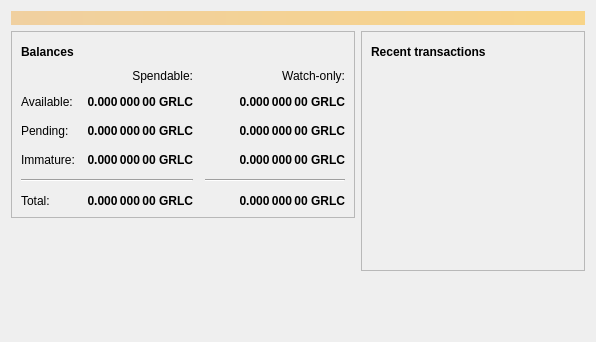
<?xml version="1.0" encoding="UTF-8"?>
<ui version="4.0">
 <class>OverviewPage</class>
 <widget class="QWidget" name="OverviewPage">
  <property name="geometry">
   <rect>
    <x>0</x>
    <y>0</y>
    <width>596</width>
    <height>342</height>
   </rect>
  </property>
  <property name="windowTitle">
   <string>Form</string>
  </property>
  <layout class="QVBoxLayout" name="topLayout">
   <item>
    <widget class="QLabel" name="labelAlerts">
     <property name="visible">
      <bool>false</bool>
     </property>
     <property name="styleSheet">
      <string notr="true">QLabel { background-color: qlineargradient(x1: 0, y1: 0, x2: 1, y2: 0, stop:0 #F0D0A0, stop:1 #F8D488); color:#000000; }</string>
     </property>
     <property name="wordWrap">
      <bool>true</bool>
     </property>
     <property name="margin">
      <number>3</number>
     </property>
     <property name="textInteractionFlags">
      <set>Qt::TextSelectableByMouse</set>
     </property>
    </widget>
   </item>
   <item>
    <layout class="QHBoxLayout" name="horizontalLayout" stretch="1,1">
     <item>
      <layout class="QVBoxLayout" name="verticalLayout_2">
       <item>
        <widget class="QFrame" name="frame">
         <property name="frameShape">
          <enum>QFrame::StyledPanel</enum>
         </property>
         <property name="frameShadow">
          <enum>QFrame::Raised</enum>
         </property>
         <layout class="QVBoxLayout" name="verticalLayout_4">
          <item>
           <layout class="QHBoxLayout" name="horizontalLayout_4">
            <item>
             <widget class="QLabel" name="label_5">
              <property name="font">
               <font>
                <weight>75</weight>
                <bold>true</bold>
               </font>
              </property>
              <property name="text">
               <string>Balances</string>
              </property>
             </widget>
            </item>
            <item>
             <widget class="QPushButton" name="labelWalletStatus">
              <property name="enabled">
               <bool>true</bool>
              </property>
              <property name="maximumSize">
               <size>
                <width>30</width>
                <height>16777215</height>
               </size>
              </property>
              <property name="toolTip">
               <string>The displayed information may be out of date. Your wallet automatically synchronizes with the Bacoin network after a connection is established, but this process has not completed yet.</string>
              </property>
              <property name="text">
               <string/>
              </property>
              <property name="icon">
               <iconset resource="../bitcoin.qrc">
                <normaloff>:/icons/warning</normaloff>
                <disabledoff>:/icons/warning</disabledoff>:/icons/warning</iconset>
              </property>
              <property name="iconSize">
               <size>
                <width>24</width>
                <height>24</height>
               </size>
              </property>
              <property name="flat">
               <bool>true</bool>
              </property>
             </widget>
            </item>
            <item>
             <spacer name="horizontalSpacer_3">
              <property name="orientation">
               <enum>Qt::Horizontal</enum>
              </property>
              <property name="sizeHint" stdset="0">
               <size>
                <width>40</width>
                <height>20</height>
               </size>
              </property>
             </spacer>
            </item>
           </layout>
          </item>
          <item>
           <layout class="QGridLayout" name="gridLayout">
            <property name="spacing">
             <number>12</number>
            </property>
            <item row="2" column="2">
             <widget class="QLabel" name="labelWatchPending">
              <property name="font">
               <font>
                <weight>75</weight>
                <bold>true</bold>
               </font>
              </property>
              <property name="cursor">
               <cursorShape>IBeamCursor</cursorShape>
              </property>
              <property name="toolTip">
               <string>Unconfirmed transactions to watch-only addresses</string>
              </property>
              <property name="text">
               <string notr="true">0.000 000 00 GRLC</string>
              </property>
              <property name="alignment">
               <set>Qt::AlignRight|Qt::AlignTrailing|Qt::AlignVCenter</set>
              </property>
              <property name="textInteractionFlags">
               <set>Qt::LinksAccessibleByMouse|Qt::TextSelectableByKeyboard|Qt::TextSelectableByMouse</set>
              </property>
             </widget>
            </item>
            <item row="2" column="1">
             <widget class="QLabel" name="labelUnconfirmed">
              <property name="font">
               <font>
                <weight>75</weight>
                <bold>true</bold>
               </font>
              </property>
              <property name="cursor">
               <cursorShape>IBeamCursor</cursorShape>
              </property>
              <property name="toolTip">
               <string>Total of transactions that have yet to be confirmed, and do not yet count toward the spendable balance</string>
              </property>
              <property name="text">
               <string notr="true">0.000 000 00 GRLC</string>
              </property>
              <property name="alignment">
               <set>Qt::AlignRight|Qt::AlignTrailing|Qt::AlignVCenter</set>
              </property>
              <property name="textInteractionFlags">
               <set>Qt::LinksAccessibleByMouse|Qt::TextSelectableByKeyboard|Qt::TextSelectableByMouse</set>
              </property>
             </widget>
            </item>
            <item row="3" column="2">
             <widget class="QLabel" name="labelWatchImmature">
              <property name="font">
               <font>
                <weight>75</weight>
                <bold>true</bold>
               </font>
              </property>
              <property name="cursor">
               <cursorShape>IBeamCursor</cursorShape>
              </property>
              <property name="toolTip">
               <string>Mined balance in watch-only addresses that has not yet matured</string>
              </property>
              <property name="text">
               <string notr="true">0.000 000 00 GRLC</string>
              </property>
              <property name="alignment">
               <set>Qt::AlignRight|Qt::AlignTrailing|Qt::AlignVCenter</set>
              </property>
              <property name="textInteractionFlags">
               <set>Qt::LinksAccessibleByMouse|Qt::TextSelectableByKeyboard|Qt::TextSelectableByMouse</set>
              </property>
             </widget>
            </item>
            <item row="4" column="0" colspan="2">
             <widget class="Line" name="line">
              <property name="orientation">
               <enum>Qt::Horizontal</enum>
              </property>
             </widget>
            </item>
            <item row="4" column="2">
             <widget class="Line" name="lineWatchBalance">
              <property name="sizePolicy">
               <sizepolicy hsizetype="Preferred" vsizetype="Fixed">
                <horstretch>0</horstretch>
                <verstretch>0</verstretch>
               </sizepolicy>
              </property>
              <property name="minimumSize">
               <size>
                <width>140</width>
                <height>0</height>
               </size>
              </property>
              <property name="orientation">
               <enum>Qt::Horizontal</enum>
              </property>
             </widget>
            </item>
            <item row="5" column="0">
             <widget class="QLabel" name="labelTotalText">
              <property name="text">
               <string>Total:</string>
              </property>
             </widget>
            </item>
            <item row="3" column="1">
             <widget class="QLabel" name="labelImmature">
              <property name="font">
               <font>
                <weight>75</weight>
                <bold>true</bold>
               </font>
              </property>
              <property name="cursor">
               <cursorShape>IBeamCursor</cursorShape>
              </property>
              <property name="toolTip">
               <string>Mined balance that has not yet matured</string>
              </property>
              <property name="text">
               <string notr="true">0.000 000 00 GRLC</string>
              </property>
              <property name="alignment">
               <set>Qt::AlignRight|Qt::AlignTrailing|Qt::AlignVCenter</set>
              </property>
              <property name="textInteractionFlags">
               <set>Qt::LinksAccessibleByMouse|Qt::TextSelectableByKeyboard|Qt::TextSelectableByMouse</set>
              </property>
             </widget>
            </item>
            <item row="2" column="3">
             <spacer name="horizontalSpacer_2">
              <property name="orientation">
               <enum>Qt::Horizontal</enum>
              </property>
              <property name="sizeHint" stdset="0">
               <size>
                <width>40</width>
                <height>20</height>
               </size>
              </property>
             </spacer>
            </item>
            <item row="3" column="0">
             <widget class="QLabel" name="labelImmatureText">
              <property name="text">
               <string>Immature:</string>
              </property>
             </widget>
            </item>
            <item row="5" column="1">
             <widget class="QLabel" name="labelTotal">
              <property name="font">
               <font>
                <weight>75</weight>
                <bold>true</bold>
               </font>
              </property>
              <property name="cursor">
               <cursorShape>IBeamCursor</cursorShape>
              </property>
              <property name="toolTip">
               <string>Your current total balance</string>
              </property>
              <property name="text">
               <string notr="true">0.000 000 00 GRLC</string>
              </property>
              <property name="alignment">
               <set>Qt::AlignRight|Qt::AlignTrailing|Qt::AlignVCenter</set>
              </property>
              <property name="textInteractionFlags">
               <set>Qt::LinksAccessibleByMouse|Qt::TextSelectableByKeyboard|Qt::TextSelectableByMouse</set>
              </property>
             </widget>
            </item>
            <item row="5" column="2">
             <widget class="QLabel" name="labelWatchTotal">
              <property name="font">
               <font>
                <weight>75</weight>
                <bold>true</bold>
               </font>
              </property>
              <property name="cursor">
               <cursorShape>IBeamCursor</cursorShape>
              </property>
              <property name="toolTip">
               <string>Current total balance in watch-only addresses</string>
              </property>
              <property name="text">
               <string notr="true">0.000 000 00 GRLC</string>
              </property>
              <property name="alignment">
               <set>Qt::AlignRight|Qt::AlignTrailing|Qt::AlignVCenter</set>
              </property>
              <property name="textInteractionFlags">
               <set>Qt::LinksAccessibleByMouse|Qt::TextSelectableByKeyboard|Qt::TextSelectableByMouse</set>
              </property>
             </widget>
            </item>
            <item row="0" column="2">
             <widget class="QLabel" name="labelWatchonly">
              <property name="text">
               <string>Watch-only:</string>
              </property>
              <property name="alignment">
               <set>Qt::AlignRight|Qt::AlignTrailing|Qt::AlignVCenter</set>
              </property>
             </widget>
            </item>
            <item row="1" column="0">
             <widget class="QLabel" name="labelBalanceText">
              <property name="text">
               <string>Available:</string>
              </property>
             </widget>
            </item>
            <item row="1" column="1">
             <widget class="QLabel" name="labelBalance">
              <property name="font">
               <font>
                <weight>75</weight>
                <bold>true</bold>
               </font>
              </property>
              <property name="cursor">
               <cursorShape>IBeamCursor</cursorShape>
              </property>
              <property name="toolTip">
               <string>Your current spendable balance</string>
              </property>
              <property name="text">
               <string notr="true">0.000 000 00 GRLC</string>
              </property>
              <property name="alignment">
               <set>Qt::AlignRight|Qt::AlignTrailing|Qt::AlignVCenter</set>
              </property>
              <property name="textInteractionFlags">
               <set>Qt::LinksAccessibleByMouse|Qt::TextSelectableByKeyboard|Qt::TextSelectableByMouse</set>
              </property>
             </widget>
            </item>
            <item row="1" column="2">
             <widget class="QLabel" name="labelWatchAvailable">
              <property name="font">
               <font>
                <weight>75</weight>
                <bold>true</bold>
               </font>
              </property>
              <property name="cursor">
               <cursorShape>IBeamCursor</cursorShape>
              </property>
              <property name="toolTip">
               <string>Your current balance in watch-only addresses</string>
              </property>
              <property name="text">
               <string notr="true">0.000 000 00 GRLC</string>
              </property>
              <property name="alignment">
               <set>Qt::AlignRight|Qt::AlignTrailing|Qt::AlignVCenter</set>
              </property>
              <property name="textInteractionFlags">
               <set>Qt::LinksAccessibleByMouse|Qt::TextSelectableByKeyboard|Qt::TextSelectableByMouse</set>
              </property>
             </widget>
            </item>
            <item row="2" column="0">
             <widget class="QLabel" name="labelPendingText">
              <property name="text">
               <string>Pending:</string>
              </property>
             </widget>
            </item>
            <item row="0" column="1">
             <widget class="QLabel" name="labelSpendable">
              <property name="text">
               <string>Spendable:</string>
              </property>
              <property name="alignment">
               <set>Qt::AlignRight|Qt::AlignTrailing|Qt::AlignVCenter</set>
              </property>
             </widget>
            </item>
           </layout>
          </item>
         </layout>
        </widget>
       </item>
       <item>
        <spacer name="verticalSpacer">
         <property name="orientation">
          <enum>Qt::Vertical</enum>
         </property>
         <property name="sizeHint" stdset="0">
          <size>
           <width>20</width>
           <height>40</height>
          </size>
         </property>
        </spacer>
       </item>
      </layout>
     </item>
     <item>
      <layout class="QVBoxLayout" name="verticalLayout_3">
       <item>
        <widget class="QFrame" name="frame_2">
         <property name="frameShape">
          <enum>QFrame::StyledPanel</enum>
         </property>
         <property name="frameShadow">
          <enum>QFrame::Raised</enum>
         </property>
         <layout class="QVBoxLayout" name="verticalLayout">
          <item>
           <layout class="QHBoxLayout" name="horizontalLayout_2">
            <item>
             <widget class="QLabel" name="label_4">
              <property name="font">
               <font>
                <weight>75</weight>
                <bold>true</bold>
               </font>
              </property>
              <property name="text">
               <string>Recent transactions</string>
              </property>
             </widget>
            </item>
            <item>
             <widget class="QPushButton" name="labelTransactionsStatus">
              <property name="enabled">
               <bool>true</bool>
              </property>
              <property name="maximumSize">
               <size>
                <width>30</width>
                <height>16777215</height>
               </size>
              </property>
              <property name="toolTip">
               <string>The displayed information may be out of date. Your wallet automatically synchronizes with the Bacoin network after a connection is established, but this process has not completed yet.</string>
              </property>
              <property name="text">
               <string/>
              </property>
              <property name="icon">
               <iconset resource="../bitcoin.qrc">
                <normaloff>:/icons/warning</normaloff>
                <disabledoff>:/icons/warning</disabledoff>:/icons/warning</iconset>
              </property>
              <property name="iconSize">
               <size>
                <width>24</width>
                <height>24</height>
               </size>
              </property>
              <property name="flat">
               <bool>true</bool>
              </property>
             </widget>
            </item>
            <item>
             <spacer name="horizontalSpacer">
              <property name="orientation">
               <enum>Qt::Horizontal</enum>
              </property>
              <property name="sizeHint" stdset="0">
               <size>
                <width>40</width>
                <height>20</height>
               </size>
              </property>
             </spacer>
            </item>
           </layout>
          </item>
          <item>
           <widget class="QListView" name="listTransactions">
            <property name="styleSheet">
             <string notr="true">QListView { background: transparent; }</string>
            </property>
            <property name="frameShape">
             <enum>QFrame::NoFrame</enum>
            </property>
            <property name="verticalScrollBarPolicy">
             <enum>Qt::ScrollBarAlwaysOff</enum>
            </property>
            <property name="horizontalScrollBarPolicy">
             <enum>Qt::ScrollBarAlwaysOff</enum>
            </property>
            <property name="selectionMode">
             <enum>QAbstractItemView::NoSelection</enum>
            </property>
           </widget>
          </item>
         </layout>
        </widget>
       </item>
       <item>
        <spacer name="verticalSpacer_2">
         <property name="orientation">
          <enum>Qt::Vertical</enum>
         </property>
         <property name="sizeHint" stdset="0">
          <size>
           <width>20</width>
           <height>40</height>
          </size>
         </property>
        </spacer>
       </item>
      </layout>
     </item>
    </layout>
   </item>
  </layout>
 </widget>
 <resources/>
 <connections/>
</ui>
